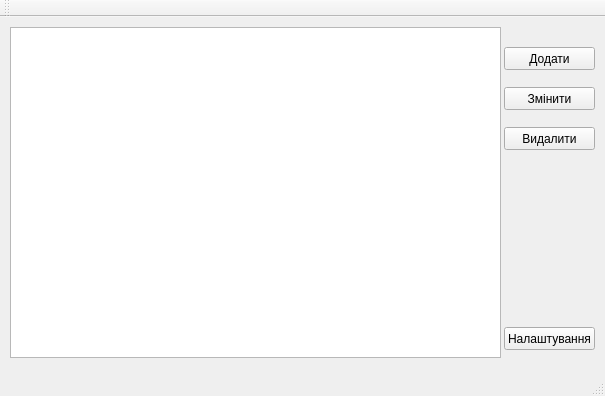
<?xml version="1.0" encoding="UTF-8"?>
<ui version="4.0">
 <class>MainWindow</class>
 <widget class="QMainWindow" name="MainWindow">
  <property name="geometry">
   <rect>
    <x>0</x>
    <y>0</y>
    <width>605</width>
    <height>396</height>
   </rect>
  </property>
  <property name="windowTitle">
   <string>MainWindow</string>
  </property>
  <widget class="QWidget" name="centralWidget">
   <widget class="QPushButton" name="pushButton">
    <property name="geometry">
     <rect>
      <x>504</x>
      <y>30</y>
      <width>91</width>
      <height>23</height>
     </rect>
    </property>
    <property name="text">
     <string>Додати</string>
    </property>
   </widget>
   <widget class="QPushButton" name="pushButton_2">
    <property name="geometry">
     <rect>
      <x>504</x>
      <y>70</y>
      <width>91</width>
      <height>23</height>
     </rect>
    </property>
    <property name="text">
     <string>Змінити</string>
    </property>
   </widget>
   <widget class="QPushButton" name="pushButton_3">
    <property name="geometry">
     <rect>
      <x>504</x>
      <y>110</y>
      <width>91</width>
      <height>23</height>
     </rect>
    </property>
    <property name="text">
     <string>Видалити</string>
    </property>
   </widget>
   <widget class="QPushButton" name="pushButton_4">
    <property name="geometry">
     <rect>
      <x>504</x>
      <y>310</y>
      <width>91</width>
      <height>23</height>
     </rect>
    </property>
    <property name="text">
     <string>Налаштування</string>
    </property>
   </widget>
   <widget class="QTableView" name="tableView">
    <property name="geometry">
     <rect>
      <x>10</x>
      <y>10</y>
      <width>491</width>
      <height>331</height>
     </rect>
    </property>
   </widget>
  </widget>
  <widget class="QToolBar" name="mainToolBar">
   <attribute name="toolBarArea">
    <enum>TopToolBarArea</enum>
   </attribute>
   <attribute name="toolBarBreak">
    <bool>false</bool>
   </attribute>
  </widget>
  <widget class="QStatusBar" name="statusBar"/>
  <widget class="QMenuBar" name="menuBar">
   <property name="geometry">
    <rect>
     <x>0</x>
     <y>0</y>
     <width>605</width>
     <height>21</height>
    </rect>
   </property>
  </widget>
 </widget>
 <layoutdefault spacing="6" margin="11"/>
 <resources/>
 <connections/>
</ui>
